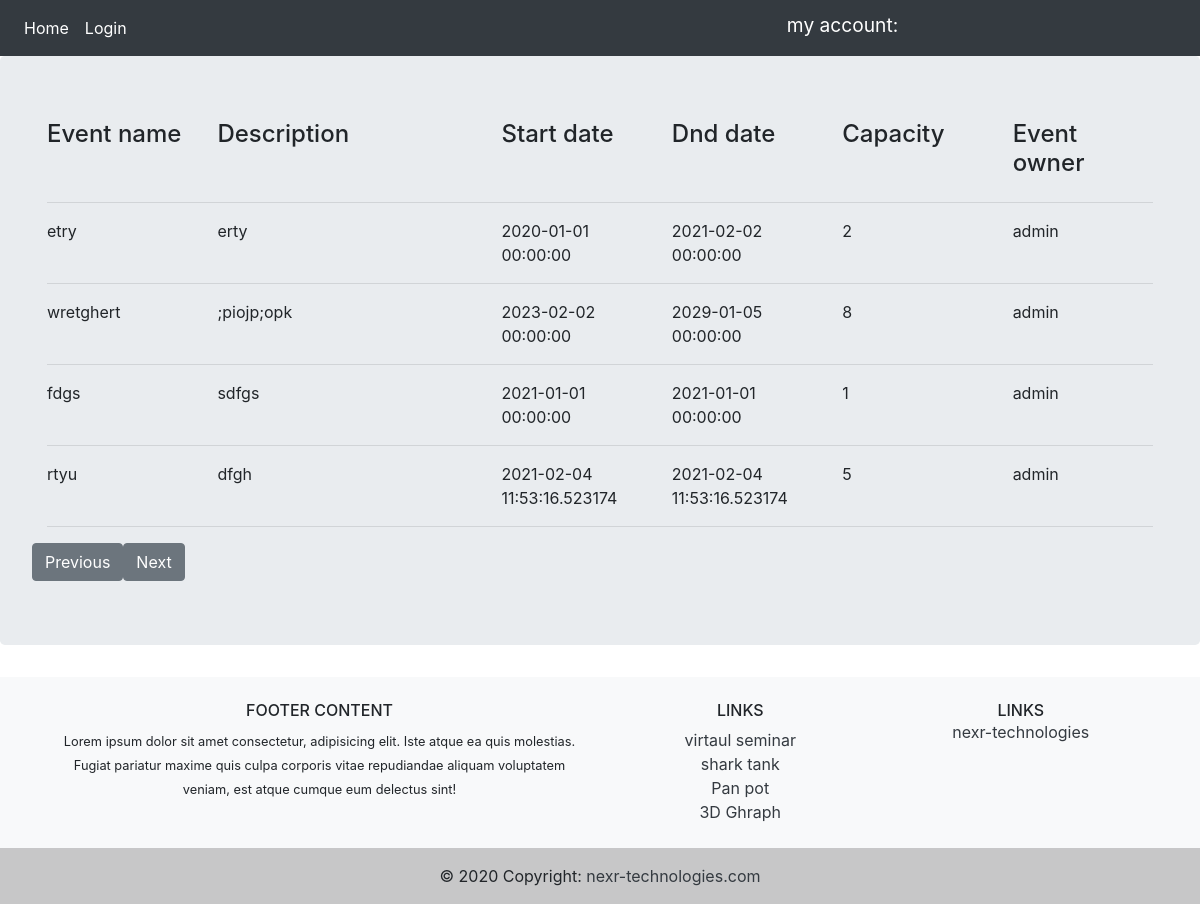
The app's page /, older data.
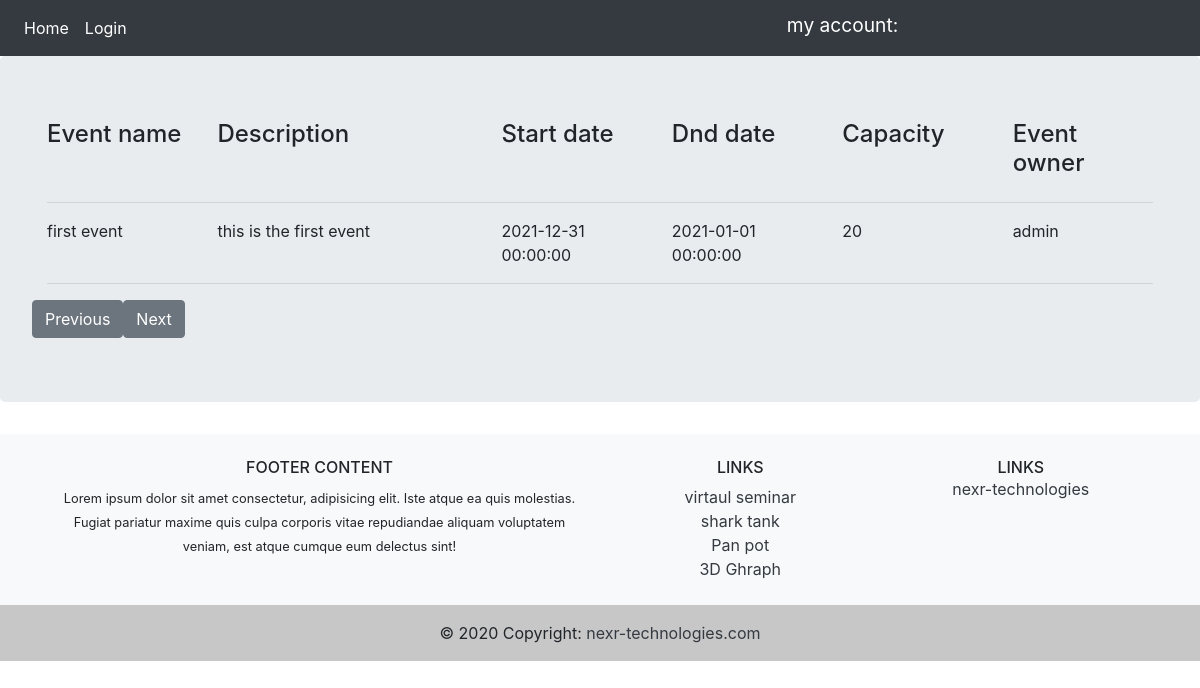
The same page, newer data.
### app/models.py (models this page shows, shortened)
class Event(db.Model):
    id = db.Column(db.Integer, primary_key=True)
    name = db.Column(db.String(120), nullable=False)
    description = db.Column(db.String(120), nullable=False)
    startdate = db.Column(db.DateTime, nullable=False,
                          default=datetime.datetime.now)
    enddate = db.Column(db.DateTime, nullable=False,
                        default=datetime.datetime.now)
    capacity = db.Column(db.Integer, nullable=True)
    user_id = db.Column(db.Integer, db.ForeignKey('user.id'), nullable=False)
    participants = db.relationship(
        'Participant', backref='eventParticipant', lazy=True)

class User(db.Model, UserMixin):
    id = db.Column(db.Integer, primary_key=True)
    username = db.Column(db.String(30), unique=True, nullable=False)
    email = db.Column(db.String(60), unique=True, nullable=False)
    password = db.Column(db.String(60), nullable=False)
    events = db.relationship('Event', backref='eventowner', lazy=True)
    roles = db.relationship('Role', backref='roleuser', lazy=True)

### app/routes.py (the view)
@app.route('/', methods=['GET', 'POST'])
def home():
    event = Event.query.limit(5).all()
    return render_template('home.html', form=event)

### app/templates/home.html
{% extends 'base.html' %}
{% block content %}
<div class="container">
    <div class="row">
            <div class="col-sm">
                <h4>Event name</h4>
            </div>
            <div class="col-3">
                <h4>Description</h4>
            </div>
            <div class="col-sm">
                <h4>Start date</h4>
            </div>
            <div class="col-sm">
                <h4>Dnd date</h4>
            </div>
            <div class="col-sm">
                <h4>Capacity</h4>
            </div>
            <div class="col-sm">
                <h4>Event owner</h4>
            </div>
    </div>
    <hr />
        {% for event in form %}
        <div class="row">
            <div class="col-sm">
               {{ event.name }}
            </div>
            <div class="col-3">
                {{ event.description }}
            </div>
            <div class="col-sm">
                {{ event.startdate }}
            </div>
            <div class="col-sm">
                {{ event.enddate }}
            </div>
            <div class="col-sm">
                {{ event.capacity }}
            </div>
            <div class="col-sm">
                {{ event.eventowner.username }}
            </div>
        </div>
        <hr />
        {% endfor %}
        <div class="row">
            <div>
                <a href="{{ url_for('homePaging' , move=-1) }}" class="btn btn-secondary">  Previous </a>
            </div>
            <div class="col=3">
                <a href="{{ url_for('homePaging' , move=1) }}" class="btn btn-secondary">  Next </a>
            </div>
        </div>
</div>
{% endblock %}

### app/templates/base.html (shortened to what this page needs)
<!DOCTYPE html>
<html lang="en">
<head>
    <link rel="stylesheet" href="https://cdn.jsdelivr.net/npm/bootstrap@4.5.3/dist/css/bootstrap.min.css"
>
</head>
<body>
    {% include 'include/navbar.html' %}
    <div class="jumbotron" >
        {% block content %}
        {% endblock %}
    </div>
    {% include 'include/footer.html' %}
</body>
</html>

### app/templates/include/navbar.html
<nav class="navbar navbar-expand-lg navbar-dark bg-dark">
    <div class="navbar-nav">
        <a class="nav-item nav-link active" href="{{ url_for('home') }}">Home</a>
        {% if current_user.is_authenticated %}
        {% if current_user.username == "admin"  %}
        <a class="nav-item nav-link active" href="{{ url_for('users') }}">User</a>
        <a class="nav-item nav-link active" href="{{ url_for('rolename') }}">Role</a>
        {% endif %}
        <a class="nav-item nav-link active" href="{{ url_for('event') }}">event</a>
        <a class="nav-item nav-link active" href="{{ url_for('logout') }}">Logout</a>
        {% else %}
        <a class="nav-item nav-link active" href="{{ url_for('login') }}">Login</a>
        {% endif %}
    </div>
    <div class="col-md-8 text-right">
        <h4 class="text-white bg-dark">  <small class="text-white bg-dark"> my account:</small> {{ current_user.username }}</h4>
    </div>
</nav>

### app/templates/include/footer.html (shortened to what this page needs)
<footer class="bg-light text-center text-lg-start">
    <div class="container p-4">
      <div class="row">
        <div class="col-lg-6 col-md-12 mb-4 mb-md-0">
          <h6 class="text-uppercase">Footer Content</h6>
          <small>
            Lorem ipsum dolor sit amet consectetur, adipisicing elit. Iste atque ea quis
            molestias. Fugiat pariatur maxime quis culpa corporis vitae repudiandae aliquam
            voluptatem veniam, est atque cumque eum delectus sint!
          </small>
        </div>
        <div class="col-lg-3 col-md-6 mb-4 mb-md-0">
          <h6 class="text-uppercase">Links</h6>
          <ul class="list-unstyled mb-0">
            <li>
                <a href="#!" class="text-dark">virtaul seminar</a>
              </li>
              <li>
                <a href="#!" class="text-dark">shark tank</a>
              </li>
              <li>
                <a href="#!" class="text-dark">Pan pot</a>
              </li>
              <li>
                <a href="#!" class="text-dark">3D Ghraph</a>
              </li>
          </ul>
        </div>
        <div class="col-lg-3 col-md-6 mb-4 mb-md-0">
          <h6 class="text-uppercase mb-0">Links</h6>
          <ul class="list-unstyled">
            <li>
                <a href="https://www.nexr-technologies.com/" class="text-dark">nexr-technologies</a>
              </li>
          </ul>
        </div>
      </div>
    </div>
    <div class="text-center p-3" style="background-color: rgba(0, 0, 0, 0.2)">
      © 2020 Copyright:
      <a class="text-dark" href="https://mdbootstrap.com/">nexr-technologies.com</a>
    </div>
  </footer>

Row changes from the older to the newer data that the page shows:
removed Event: name "wretghert", description ";piojp;opk", startdate "2023-02-02 00:00:00", enddate "2029-01-05 00:00:00", capacity "8", eventowner.username "admin"
removed Event: name "fdgs", description "sdfgs", startdate "2021-01-01 00:00:00", enddate "2021-01-01 00:00:00", capacity "1", eventowner.username "admin"
removed Event: name "rtyu", description "dfgh", startdate "2021-02-04 11:53:16.523174", enddate "2021-02-04 11:53:16.523174", capacity "5", eventowner.username "admin"
changed Event "admin": name "etry" → "first event"; description "erty" → "this is the first event"; startdate "2020-01-01 00:00:00" → "2021-12-31 00:00:00"; enddate "2021-02-02 00:00:00" → "2021-01-01 00:00:00"; capacity "2" → "20"
